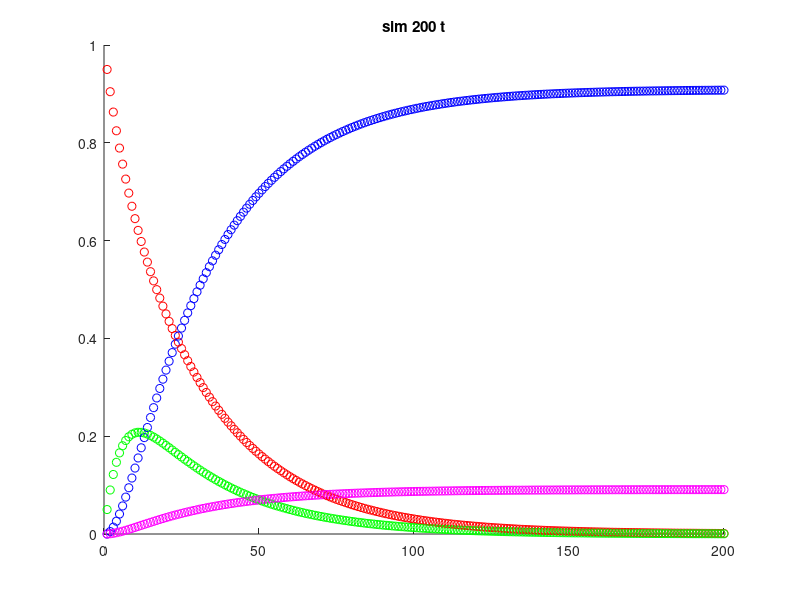

MATLAB code to generate this figure:
x0 = [1; 0; 0; 0];
xt = zeros(4, 200);
A = [
    0.95, 0.04, 0, 0; % Susceptible
    0.05, 0.85, 0, 0; % Infected
    0, .10, 1, 0; % Recovered and immune
    0, .01, 0, 1 % Dead
    ];

figure;
% for i = 1:200
%     xt(:, i) = (A^i) * x0;
% 
%     scatter(j, xt(1, j), 'r')
%     hold on;
%     scatter(j, xt(2, j), 'g')
%     hold on;
%     scatter(j, xt(3, j), 'b')
%     hold on;
%     scatter(j, xt(4, j), 'm')
%     hold on;
% end   

for i = 1:200
    xt(:, i) = (A^i) * x0;
end

for j = 1:200
    scatter(j, xt(1, j), 'r')
    hold on;
    scatter(j, xt(2, j), 'g')
    hold on;
    scatter(j, xt(3, j), 'b')
    hold on;
    scatter(j, xt(4, j), 'm')
    hold on;
end

hold off;
title('sim 200 t');